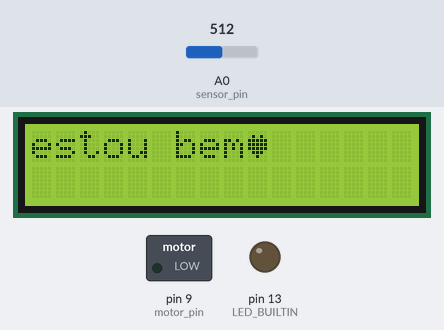
A sketch run on a simulated Arduino Uno, built with avr-gcc and run on an emulated ATmega328P. Shown: 16×2 character LCD, switched loads named in the sketch (green lamp = pin HIGH), output pins drawn as LEDs (lit = HIGH). The inputs (shaded band) are chosen by the test bench; at power-on: A0 (sensor_pin) = 512. Pins used as bus, display or sensor lines are not drawn.

Above: at 0.1 s.
1.3 s: A0 (sensor_pin) set to 487
At 2.6 s:
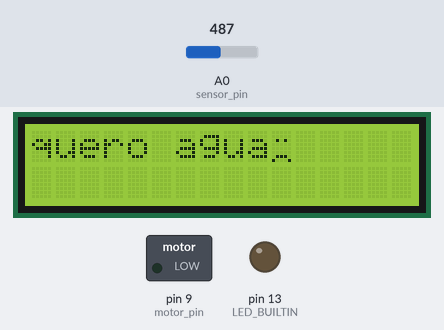
7.3 s: A0 (sensor_pin) set to 510
At 9.6 s:
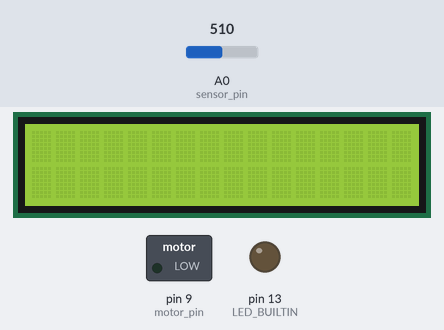
10.6 s: A0 (sensor_pin) set to 490
At 13.6 s:
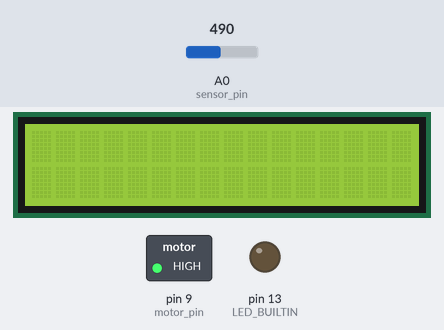
16.6 s: A0 (sensor_pin) set to 511
At 18.8 s:
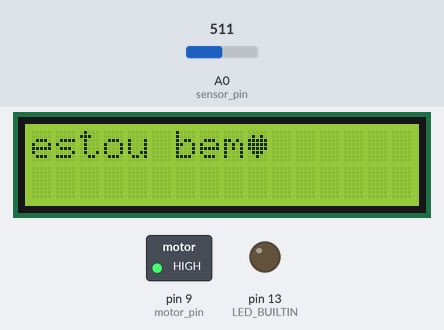
Timing chart, 0 to 20.7 s (numbered marks = the images above; inputs shaded):
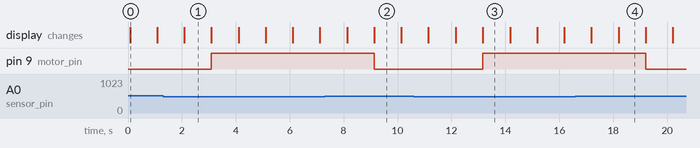

Measured:
- the behaviour switches between 501 and 500 on A0 (sensor_pin) (found by bisection; images 0 and 1)
- after the input at 1.3 s, pin 9 (motor_pin): LOW → HIGH after 1.8 s; the display: changes after 0.79 s (image 1)
- after the input at 7.3 s, pin 9 (motor_pin): HIGH → LOW after 1.8 s; the display: first changes after 0.83 s (image 2 shows a later state)
- after the input at 10.6 s, pin 9 (motor_pin): LOW → HIGH after 2.6 s; the display: first differs from a run without the input after 1.6 s (image 3 shows a later state)
- after the input at 16.6 s, pin 9 (motor_pin): HIGH → LOW after 2.6 s; the display: first differs from a run without the input after 1.6 s (image 4)
- what the display in image 0 shows lasts 1.0 s, from 0.1 s to 1.1 s

The sketch:

regador.ino
```cpp
#include <LiquidCrystal.h>

const int rs = 12, en = 11, d4 = 5, d5 = 4, d6 = 3, d7 = 2;
LiquidCrystal lcd(rs, en, d4, d5, d6, d7);

int motor = 0;
int sensor = 0;
int power_pin = 8; //altera sensor para on & off
int motor_pin = 9;
int sensor_pin = A0;
int thresh = 500; //valor de limite e referencia para determinar se o solo esta umido o suficiente ou não

//coraçao
byte heart[8] = {
  0b00000,
  0b01010,
  0b11111,
  0b11111,
  0b11111,
  0b01110,
  0b00100,
  0b00000
};

//cara triste
byte frownie[8] = {
  0b00000,
  0b00000,
  0b01010,
  0b00000,
  0b00000,
  0b00000,
  0b01110,
  0b10001
};


void setup()
{
  Serial.begin(9600);

  pinMode(power_pin, OUTPUT);
  pinMode(LED_BUILTIN, OUTPUT);
  pinMode(motor_pin, OUTPUT);

  lcd.createChar(0, heart);
  lcd.createChar(2, frownie);

  lcd.begin(16, 2);
}

void loop()
{

  digitalWrite(power_pin, HIGH); //sensor do solo ON
  delay(10);
  sensor = analogRead(A0); //le valores do sensor
  digitalWrite(power_pin, LOW); //sensor do solo OFF
  //Serial.println(sensor); //mostra valores do sensor no monitor serial

  //se valor do sensor for maior que o valor de referencia o solo esta umido o suficiente
  if(sensor > thresh)
  {
    lcd.print("estou bem");
    lcd.write(byte(0));
    delay(1000);
    lcd.clear();
    digitalWrite(motor_pin, LOW); //motor PARA de bombear água
  }
  else
  {
    lcd.print("quero agua");
    lcd.write(byte(2));
    delay(1000);
    lcd.clear();
    digitalWrite(motor_pin, HIGH); //motor COMEÇA a bombear agua
  }

  delay(1000); //wait next turn
}
```
